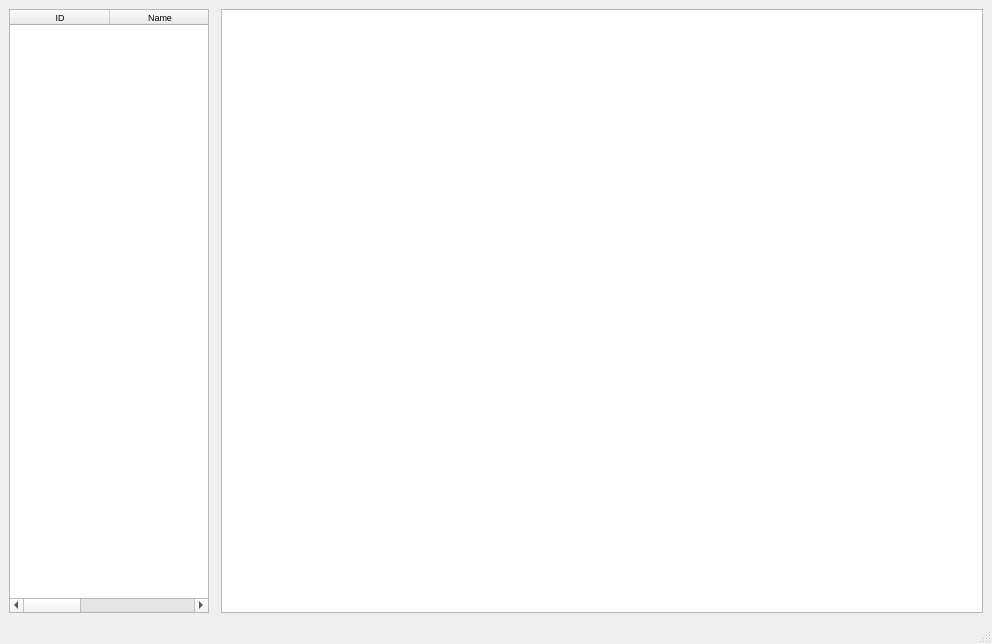
<?xml version="1.0" encoding="UTF-8"?>
<ui version="4.0">
 <class>MainWindow</class>
 <widget class="QMainWindow" name="MainWindow">
  <property name="geometry">
   <rect>
    <x>0</x>
    <y>0</y>
    <width>992</width>
    <height>644</height>
   </rect>
  </property>
  <property name="windowTitle">
   <string>MainWindow</string>
  </property>
  <widget class="QWidget" name="centralwidget">
   <layout class="QHBoxLayout" name="horizontalLayout">
    <item>
     <widget class="QTableWidget" name="_entities">
      <property name="minimumSize">
       <size>
        <width>200</width>
        <height>0</height>
       </size>
      </property>
      <property name="maximumSize">
       <size>
        <width>200</width>
        <height>16777215</height>
       </size>
      </property>
      <property name="font">
       <font>
        <pointsize>7</pointsize>
       </font>
      </property>
      <property name="selectionBehavior">
       <enum>QAbstractItemView::SelectRows</enum>
      </property>
      <column>
       <property name="text">
        <string>ID</string>
       </property>
      </column>
      <column>
       <property name="text">
        <string>Name</string>
       </property>
      </column>
      <column>
       <property name="text">
        <string>LoadedFrom</string>
       </property>
      </column>
     </widget>
    </item>
    <item>
     <widget class="QWidget" name="_rendererPos" native="true"/>
    </item>
    <item>
     <widget class="QTableView" name="_properties"/>
    </item>
   </layout>
  </widget>
  <widget class="QMenuBar" name="menubar">
   <property name="geometry">
    <rect>
     <x>0</x>
     <y>0</y>
     <width>992</width>
     <height>25</height>
    </rect>
   </property>
  </widget>
  <widget class="QStatusBar" name="statusbar"/>
 </widget>
 <resources/>
 <connections/>
</ui>
